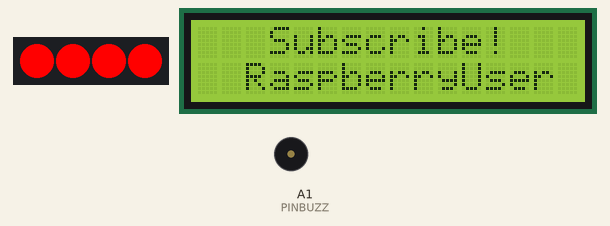
This sketch was run on a simulated Arduino Uno, built with avr-gcc and run on an emulated ATmega328P. On the bench: 4 RGB LEDs in strip order, left to right, 16×2 character LCD, buzzer (waves = sounding). What the sketch prints to the serial monitor is not drawn.

Above: at 1.27 s.
Timing chart, 0 to 40.0 s (numbered marks = the images above):
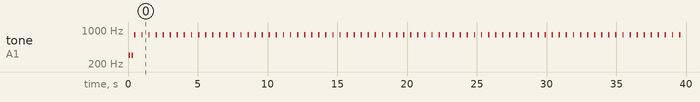

The sketch:

cardashboard_only_lcd_and_warning.ino
```cpp
  #include <Adafruit_NeoPixel.h>
  #include<LiquidCrystal.h>

  LiquidCrystal lcd(7, 6, 5, 4, 3, 2);

  // ====== Buzzer for Sound Effects ======
  // Variables for controlling buzzer timing
  unsigned long previousToneMillis = 0;  // Timer to avoid blocking delays for tone.
  unsigned long previousPauseMillis = 0; // Timer to avoid blocking delays for pause.
  bool isTonePlaying = false;            // Flag to indicate if tone is playing.
  bool isPauseActive = false;            // Flag to indicate if pause is active.


  #define PINBUZZ A1	 // input pin Buzz is attached to

  #define PIN A0	 // input pin Neopixel is attached to

  #define NUMPIXELS     4  // number of neopixels in Ring


  Adafruit_NeoPixel pixels = Adafruit_NeoPixel(NUMPIXELS, PIN, NEO_GRB + NEO_KHZ800);

  int delayval = 100; // timing delay
  int redColor = 0;
  int greenColor = 0;
  int blueColor = 0;

  void setup() {
    pixels.begin(); // Initializes the NeoPixel library.
    lcd.begin(16, 2);
  Serial.begin(9600);

    // BOT started !!!! NOW READY TO BALANCE
    tone(PINBUZZ, 300);   // BEEP AGAIN FOR SUCCESS
    delay(100);
    noTone(PINBUZZ);
    delay(100);
    tone(PINBUZZ, 300);
    delay(100);
    noTone(PINBUZZ);
    delay(100);
  }

  void loop() {
    showled();
    lcd.setCursor(0,0);
    lcd.print("   Subscribe!");
    lcd.setCursor(2,1);
    lcd.print("RaspberryUser");
  }

  // setColor()
  // picks random values to set for RGB
  void showled(){
  setColor();


    for(int i=0;i<NUMPIXELS;i++){

      // pixels.Color takes RGB values, from 0,0,0 up to 255,255,255
      pixels.setPixelColor(i, pixels.Color(redColor, greenColor, blueColor)); // Moderately bright green color.

      pixels.show(); // This sends the updated pixel color to the hardware.
    beep();
      delay(delayval); // Delay for a period of time (in milliseconds).

      // Serial.println(i);

      if (i == NUMPIXELS){
        i = 0; // start all over again!
          setColor();
      }

    }
  }
  void setColor(){
    redColor =255;
    greenColor = 0;
    blueColor = 0;
    Serial.print("red: ");
    Serial.println(redColor);
    Serial.print("green: ");
    Serial.println(greenColor);
    Serial.print("blue: ");
    Serial.println(blueColor);

  }


  void beep(){
    Serial.println("sd");
    unsigned long currentMillis = millis();
    if (true ){
      // Tone ON for 100 ms
      if (!isTonePlaying && !isPauseActive && currentMillis - previousToneMillis >= 300) {
        tone(PINBUZZ, 800);
        isTonePlaying = true;
        previousToneMillis = currentMillis;
      }
      // Tone OFF after 100 ms
      if (isTonePlaying && currentMillis - previousToneMillis >= 100) {
        noTone(PINBUZZ);
        isTonePlaying = false;
        isPauseActive = true;
        previousPauseMillis = currentMillis;
      }

      // Pause for 300 ms after the tone
      if (isPauseActive && currentMillis - previousPauseMillis >= 300) {
        isPauseActive = false;  // Reset for the next tone
      }
  }
    else noTone(PINBUZZ);
  }
```

Measured:
- by itself, tone on A1 (PINBUZZ): plays 300 Hz for 0.10 s, 300 Hz for 0.10 s, 800 Hz for 0.10 s, 800 Hz for 0.10 s, 800 Hz for 0.10 s, 800 Hz for 0.10 s … (80 notes in this stretch)
